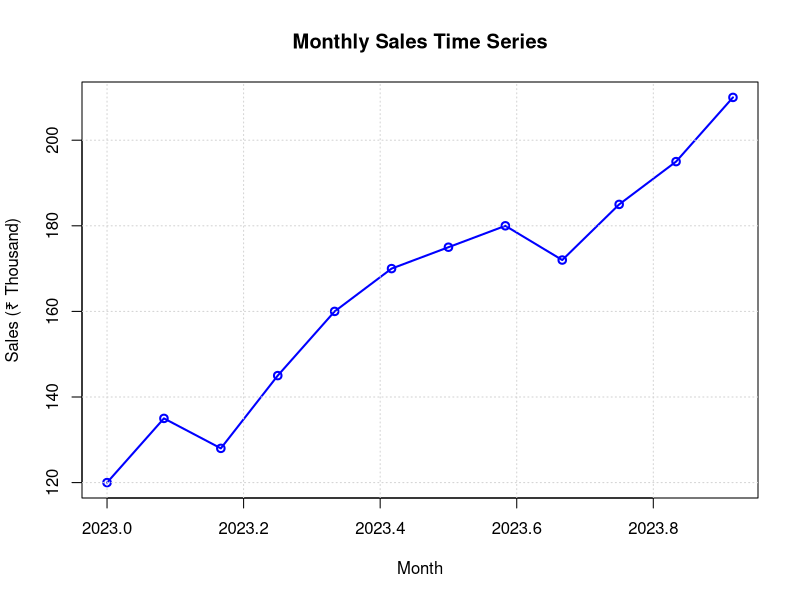

Source code (R):
# Create data frame
sales_data <- data.frame(
  Month = c("Jan", "Feb", "Mar", "Apr", "May", "Jun",
            "Jul", "Aug", "Sep", "Oct", "Nov", "Dec"),
  Sales = c(120, 135, 128, 145, 160, 170,
            175, 180, 172, 185, 195, 210)
)

# Display the data
print(sales_data)

# Create time series object
sales_ts <- ts(sales_data$Sales,
               start = c(2023, 1),
               frequency = 12)

# Display the time series
print(sales_ts)

# Plot the time series
plot(sales_ts,
     main = "Monthly Sales Time Series",
     xlab = "Month",
     ylab = "Sales (₹ Thousand)",
     col = "blue",
     lwd = 2,
     type = "o")

# Add grid
grid()
